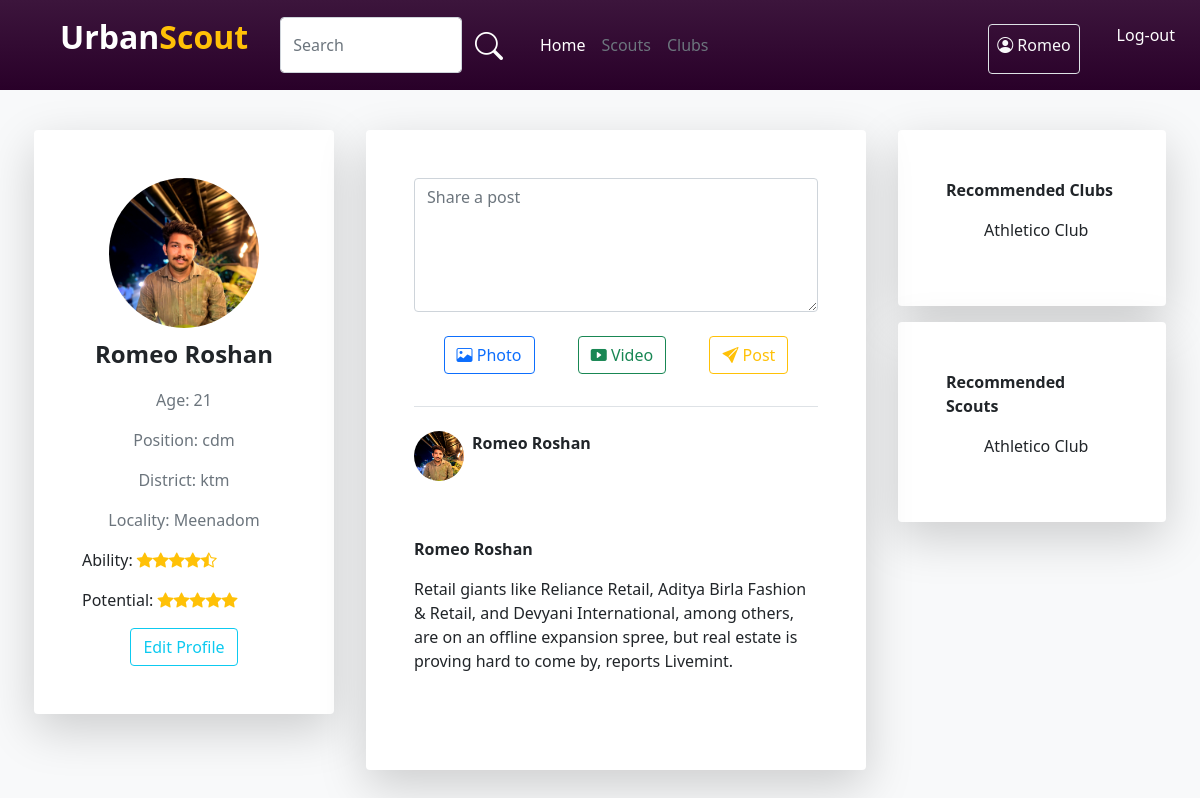
Page /playerhome/ (signed in) on the earlier database version.
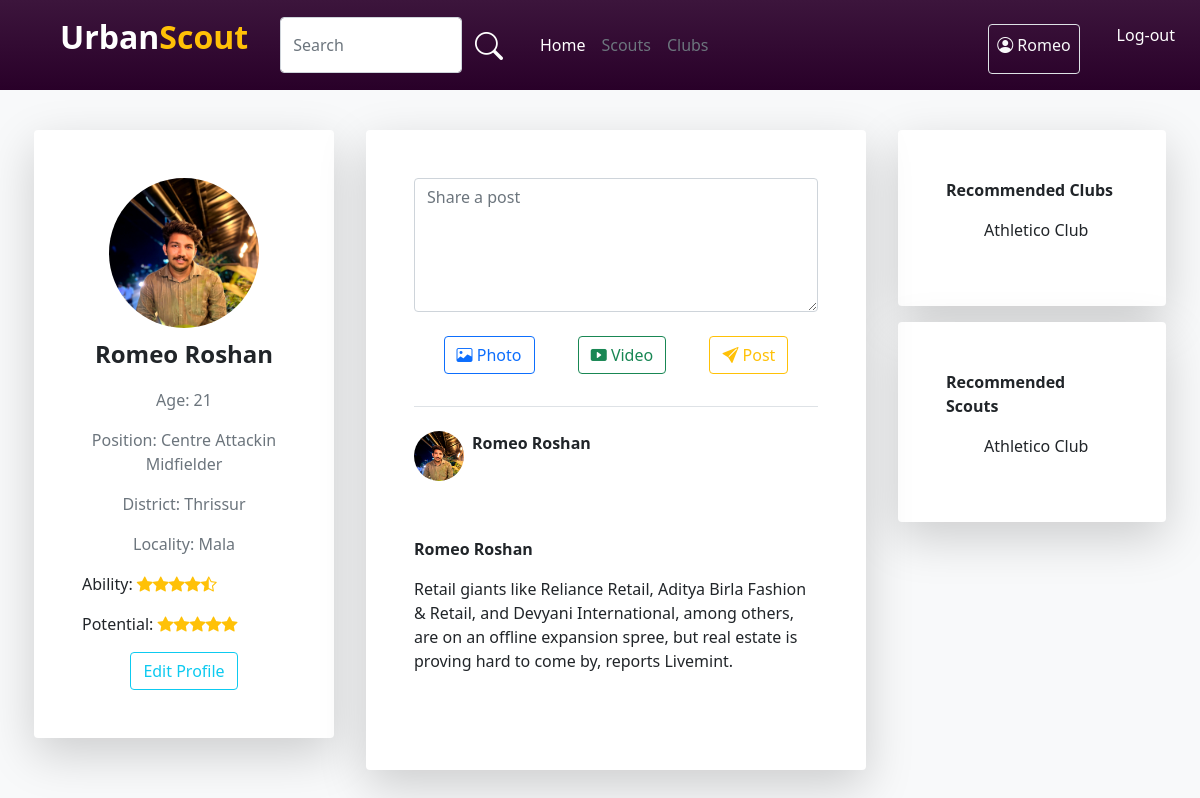
Same page on the later database version.
### account/models.py (models this page shows)
class User(AbstractUser):
    username=None
    USERNAME_FIELD = 'email'
    email = models.EmailField(unique=True)
    img=models.ImageField(upload_to='pics')
    is_player=models.BooleanField('is_player',default=False)
    is_club=models.BooleanField('is_club',default=False)
    is_scout=models.BooleanField('is_scout',default=False)
    player_dob = models.DateField(("Date of Birth"), default=date.today, validators=[validate_dob])
    player_pos = models.CharField(("Position"),default='',max_length=30,choices=Pos_Choice)
    district = models.CharField(("District"),default='',max_length=20,choices=District_Choice)
    locality = models.CharField(("Locality"),default='',max_length=50,blank=True)
    player_foot = models.CharField(("Prefered Foot"),default='',max_length=10,choices=Foot_Choice)
    player_ability = models.IntegerField(("Ability"),default=0,choices=Ability_Choice)
    club_reputation = models.IntegerField(("Club Reputation"),default=0,choices=Ability_Choice)
    player_potential = models.IntegerField(("Potential"),default=0,choices=Ability_Choice)
    desc=models.CharField(("Description"),max_length=100, default='')
    club_name=models.CharField((("Club Name")),default='',max_length=30)
    REQUIRED_FIELDS = []

### account/views.py (the view)
# urls.py: path('playerhome/',views.playerHome,name="player-home"),
def playerHome(request):
    return render(request,'player-home.html')

### template/player-home.html (shortened to what the changed rows need)
{% load static %}
<!DOCTYPE html>
<html lang="en">
<head>
    <link rel="stylesheet" href="{% static 'style.css' %}">
    <link href="https://cdn.jsdelivr.net/npm/bootstrap@5.0.2/dist/css/bootstrap.min.css" rel="stylesheet"
>
    <link rel="stylesheet" href="https://cdn.jsdelivr.net/npm/bootstrap-icons@1.10.5/font/bootstrap-icons.css">
</head>
<body class="bg-light">
    <nav class="navbar player-navbar navbar-expand-lg">
        <div class="container-fluid">
            <div class="collapse navbar-collapse" id="navbarNav">
                <div class="d-flex w-100 justify-content-start justify-content-sm-end">
                    <div class="border rounded p-2 pb-0 mt-2 ms-3">
                        <p class="text-light "><i class="bi bi-person-circle"></i> {{user.first_name}}</p>
                    </div>
                </div>
            </div>
        </div>
    </nav>
    <div class="d-flex flex-wrap justify-content-center mt-4">
        <div class="col-lg-3 h-50 col-12 m-3 p-5 rounded bg-white shadow-lg position-sticky">
            <div class="">
                <div class="d-flex justify-content-center">
                    <div class="">
                        <img class="rounded-circle img-width" src={{user.img.url}} alt="">
                    </div>
                </div>
                <div class="text-center">
                    <p class="text-dark mt-2 fs-4 fw-bold">{{user.first_name}} {{user.last_name}}</p>
                    <p id="age" class="text-secondary"></p>
                    <p class="text-secondary">Position: {{user.player_pos}}</p>
                    <p class="text-secondary">District: {{user.district}}</p>
                    <p class="text-secondary">Locality: {{user.locality}}</p>
                </div>
            </div>
        </div>
        <div class="col-lg-5 col-12 player-feeds m-3 p-5 rounded bg-white shadow-lg">
            <div class="mt-4 border-top pt-4">
                <div class="d-flex">
                    <div class="feed-img">
                        <img class="w-100 rounded-circle" src={{user.img.url}} alt="">
                    </div>
                    <div class="ms-2">
                        <p class="fw-bold">
                            {{user.first_name}} {{user.last_name}}
                        </p>
                    </div>
                </div>
                <div class="mt-3">
                    <p class="fw-bold">{{user.first_name}} {{user.last_name}}
                    <p>Retail giants like Reliance Retail, Aditya Birla Fashion & Retail, and Devyani International,
                        reports Livemint.</p>
                    </p>
                </div>
            </div>
        </div>
    </div>
</body>
</html>

Differences in the rows shown:
changed User "Romeo": player_pos "cdm" → "Centre Attackin Midfielder"; district "ktm" → "Thrissur"; locality "Meenadom" → "Mala"
